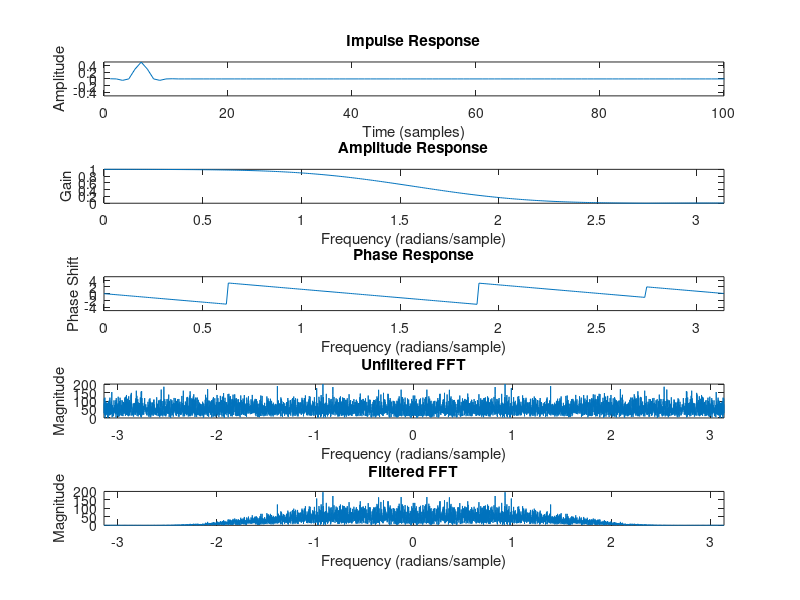

Here is the MATLAB script that generated this plot:
% Mike Rotondo HW 8 - Lab question 1

B = fir1(10, 0.5, 'low');
A = [1];
d = [1 zeros(1, 100)];
subplot(5, 1, 1);
plot(filter(B, A, d));
title('Impulse Response');
xlabel('Time (samples)');
ylabel('Amplitude');
axis([0 100 -0.5 0.5]);

n = [0:0.01:pi];
subplot(5, 1, 2);
plot(n, abs(freqz(B, A, length(n))));
title('Amplitude Response');
xlabel('Frequency (radians/sample)');
ylabel('Gain');
axis([0 pi 0 1]);

subplot(5, 1, 3);
plot(n, angle(freqz(B, A, length(n))));
title('Phase Response');
xlabel('Frequency (radians/sample)');
ylabel('Phase Shift');
axis([0 pi -5 5]);

subplot(5, 1, 4);
n = [-pi:2*pi/8192:pi];
n = n(1:8192);
size(n)
x = [randn(1, 4096) zeros(1, 4096)];
xar = abs(fft(x));
plot(n, fftshift(xar));
title('Unfiltered FFT');
xlabel('Frequency (radians/sample)');
ylabel('Magnitude');
axis([-pi pi 0 200]);

subplot(5, 1, 5);
y = filter(B, A, x);
yar = abs(fft(y));
plot(n, fftshift(yar));
title('Filtered FFT');
xlabel('Frequency (radians/sample)');
ylabel('Magnitude');
axis([-pi pi 0 200]);